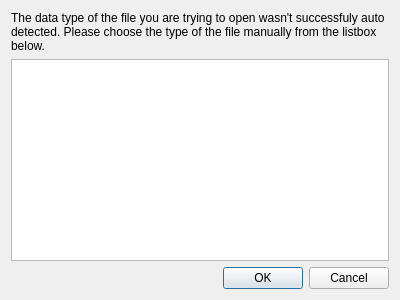
<?xml version="1.0" encoding="UTF-8"?>
<ui version="4.0">
 <class>NoTypeDetectedDialog</class>
 <widget class="QDialog" name="NoTypeDetectedDialog">
  <property name="windowModality">
   <enum>Qt::ApplicationModal</enum>
  </property>
  <property name="geometry">
   <rect>
    <x>0</x>
    <y>0</y>
    <width>400</width>
    <height>300</height>
   </rect>
  </property>
  <property name="windowTitle">
   <string>No type detected!</string>
  </property>
  <layout class="QVBoxLayout" name="verticalLayout">
   <item>
    <widget class="QLabel" name="label">
     <property name="text">
      <string>The data type of the file you are trying to open wasn't successfuly auto detected. Please choose the type of the file manually from the listbox below.</string>
     </property>
     <property name="wordWrap">
      <bool>true</bool>
     </property>
    </widget>
   </item>
   <item>
    <widget class="QListWidget" name="typeChoice"/>
   </item>
   <item>
    <widget class="QDialogButtonBox" name="buttonBox">
     <property name="orientation">
      <enum>Qt::Horizontal</enum>
     </property>
     <property name="standardButtons">
      <set>QDialogButtonBox::Cancel|QDialogButtonBox::Ok</set>
     </property>
    </widget>
   </item>
  </layout>
 </widget>
 <resources/>
 <connections>
  <connection>
   <sender>buttonBox</sender>
   <signal>accepted()</signal>
   <receiver>NoTypeDetectedDialog</receiver>
   <slot>accept()</slot>
   <hints>
    <hint type="sourcelabel">
     <x>248</x>
     <y>254</y>
    </hint>
    <hint type="destinationlabel">
     <x>157</x>
     <y>274</y>
    </hint>
   </hints>
  </connection>
  <connection>
   <sender>buttonBox</sender>
   <signal>rejected()</signal>
   <receiver>NoTypeDetectedDialog</receiver>
   <slot>reject()</slot>
   <hints>
    <hint type="sourcelabel">
     <x>316</x>
     <y>260</y>
    </hint>
    <hint type="destinationlabel">
     <x>286</x>
     <y>274</y>
    </hint>
   </hints>
  </connection>
 </connections>
</ui>
